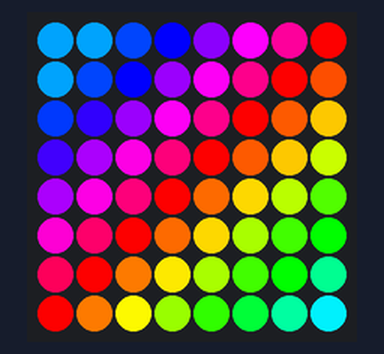
This program was run on a simulated Raspberry Pi (BCM pin numbers) with a Sense HAT. On the bench: the Sense HAT's 8×8 RGB LED matrix.

Above: at 0.45 s.
At 1.35 s:
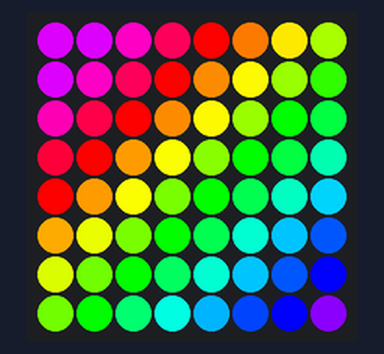

The program:

rainbow.py
```python
# This file has been written to your home directory for convenience. It is
# saved as "/home/pi/rainbow-2022-01-15-14-47-27.py"

from colorsys import hsv_to_rgb
from time import sleep
from sense_hat import SenseHat
import signal
import sys
def sigint_handler(signal, frame):
    hat.clear()
    print("shutting program down")
    sys.exit(0)
signal.signal(signal.SIGINT, sigint_handler)
# Hues represent the spectrum of colors as values between 0 and 1. The range
# is circular so 0 represents red, ~0.2 is yellow, ~0.33 is green, 0.5 is cyan,
# ~0.66 is blue, ~0.84 is purple, and 1.0 is back to red. These are the initial
# hues for each pixel in the display.
hues = [
    0.00, 0.00, 0.06, 0.13, 0.20, 0.27, 0.34, 0.41,
    0.00, 0.06, 0.13, 0.21, 0.28, 0.35, 0.42, 0.49,
    0.07, 0.14, 0.21, 0.28, 0.35, 0.42, 0.50, 0.57,
    0.15, 0.22, 0.29, 0.36, 0.43, 0.50, 0.57, 0.64,
    0.22, 0.29, 0.36, 0.44, 0.51, 0.58, 0.65, 0.72,
    0.30, 0.37, 0.44, 0.51, 0.58, 0.66, 0.73, 0.80,
    0.38, 0.45, 0.52, 0.59, 0.66, 0.73, 0.80, 0.87,
    0.45, 0.52, 0.60, 0.67, 0.74, 0.81, 0.88, 0.95,
    ]

hat = SenseHat()

def scale(v):
    return int(v * 255)

while True:
    # Rotate the hues
    hues = [(h + 0.01) % 1.0 for h in hues]
    # Convert the hues to RGB values
    pixels = [hsv_to_rgb(h, 1.0, 1.0) for h in hues]
    # hsv_to_rgb returns 0..1 floats; convert to ints in the range 0..255
    pixels = [(scale(r), scale(g), scale(b)) for r, g, b in pixels]
    # Update the display
    hat.set_pixels(pixels)
    #sleep(0.01)
```
